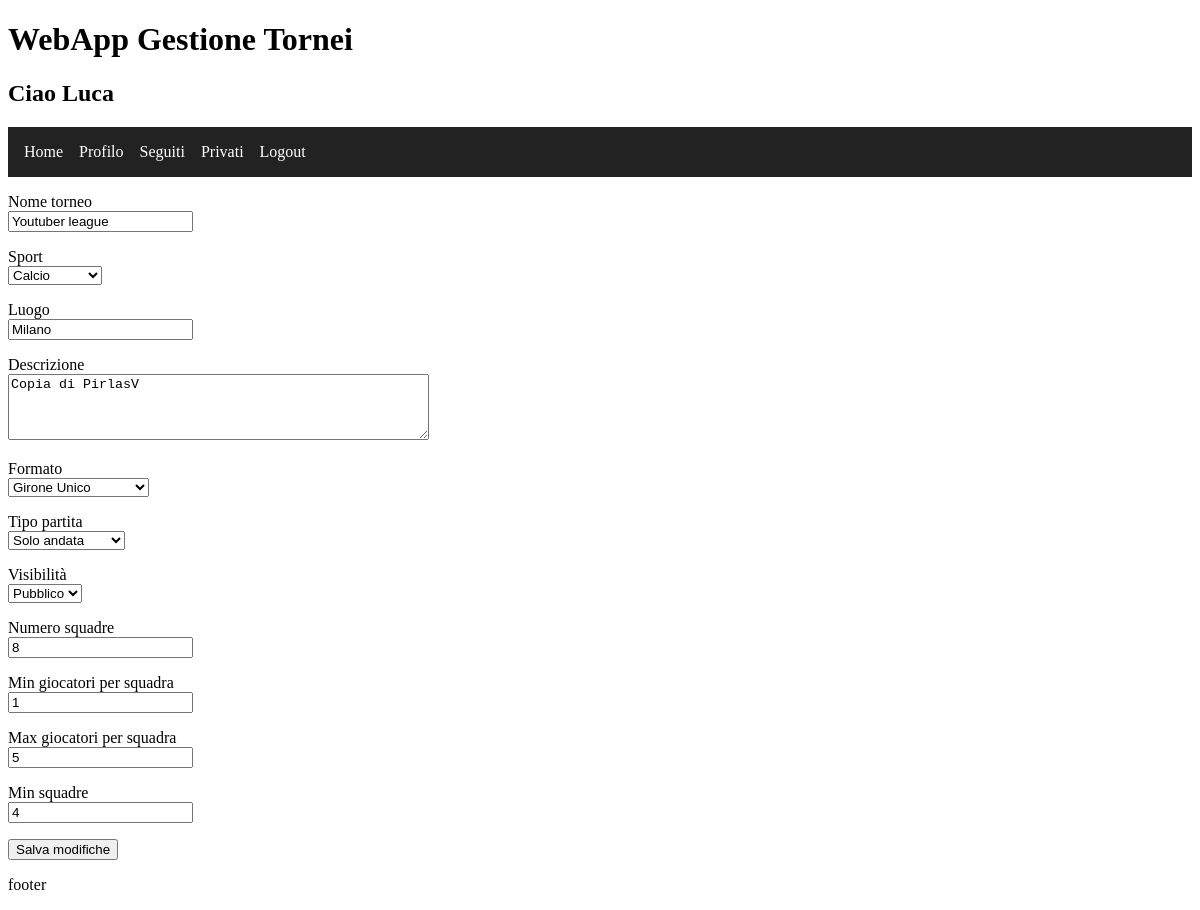
The page /modifica_torneo.php?id=26 (signed in) on the database its author committed.
### tables this page shows
CREATE TABLE `torneo` (
  `id` int(11) NOT NULL,
  `sport` varchar(255) NOT NULL,
  `nome` varchar(150) NOT NULL,
  `descrizione` varchar(255) DEFAULT NULL,
  `luogo` varchar(255) NOT NULL,
  `formato` enum('girone_unico','eliminazione_diretta','gironi_playoff') NOT NULL,
  `tipo_partita` enum('andata','andata_ritorno') NOT NULL,
  `visibilita` enum('pubblico','privato') NOT NULL DEFAULT 'pubblico',
  `numero_squadre` int(11) NOT NULL,
  `creato_da` int(11) NOT NULL,
  `stato` enum('aperto','in_corso','completato') NOT NULL DEFAULT 'aperto',
  `min_giocatori_per_squadra` int(11) NOT NULL,
  `max_giocatori_per_squadra` int(11) NOT NULL,
  `min_squadre` int(11) NOT NULL DEFAULT 2,
  `data_chiusura_iscrizioni` datetime NOT NULL,
  `codice_privato` varchar(8) DEFAULT NULL
);

### modifica_torneo.php (the view, shortened to what this page needs)
<?php
include("conf/db_config.php");
$id = isset($_GET['id']) ? $_GET['id']: null;
$sql = "SELECT id, nome, descrizione, formato, tipo_partita, visibilita,
            numero_squadre, stato, min_giocatori_per_squadra,
            max_giocatori_per_squadra, min_squadre,
            data_chiusura_iscrizioni, codice_privato, sport, luogo
        FROM torneo
        WHERE id = ?";
$stmt = $conn->prepare($sql);
$stmt->bind_param("i", $id);
$stmt->execute();
$result = $stmt->get_result();
$torneo = $result->fetch_assoc();
?>
<form method="POST">
    <p>
        <label>Nome torneo</label><br>
        <input type="text" name="nome" value="<?= htmlspecialchars($torneo['nome']) ?>" required>
    </p>
    <p>
        <label>Sport</label><br>
        <select name="sport">
            <option value="calcio" <?= $torneo['sport']=="calcio" ? "selected" : "" ?>>Calcio</option>
        </select>
    </p>
    <p>
        <label>Luogo</label><br>
        <input type="text" name="luogo" value="<?= htmlspecialchars($torneo['luogo']) ?>" required>
    </p>
    <p>
        <label>Descrizione</label><br>
        <textarea name="descrizione" rows="4" cols="50"><?= htmlspecialchars($torneo['descrizione']) ?></textarea>
    </p>
    <p>
        <label>Formato</label><br>
        <select name="formato">
            <option value="girone_unico" <?= $torneo['formato']=="girone_unico" ? "selected" : "" ?>>Girone Unico</option>
        </select>
    </p>
    <p>
        <label>Tipo partita</label><br>
        <select name="tipo_partita">
            <option value="andata" <?= $torneo['tipo_partita']=="andata" ? "selected" : "" ?>>Solo andata</option>
        </select>
    </p>
    <p>
        <label>Visibilità</label><br>
        <select name="visibilita">
            <option value="pubblico" <?= $torneo['visibilita']=="pubblico" ? "selected" : "" ?>>Pubblico</option>
        </select>
    </p>
    <p>
        <label>Numero squadre</label><br>
        <input type="number" name="numero_squadre" value="<?= $torneo['numero_squadre'] ?>">
    </p>
    <p>
        <label>Min giocatori per squadra</label><br>
        <input type="number" name="min_giocatori" value="<?= $torneo['min_giocatori_per_squadra'] ?>">
    </p>
    <p>
        <label>Max giocatori per squadra</label><br>
        <input type="number" name="max_giocatori" value="<?= $torneo['max_giocatori_per_squadra'] ?>">
    </p>
    <p>
        <label>Min squadre</label><br>
        <input type="number" name="min_squadre" value="<?= $torneo['min_squadre'] ?>">
    </p>
    <button type="submit" name="salva">Salva modifiche</button>
</form>
<?php require_once('templates/footer.php'); ?>

### rows shown on the page
torneo: nome "Youtuber league", sport "Calcio", luogo "Milano", descrizione "Copia di PirlasV", formato "Girone Unico", tipo_partita "Solo andata", visibilita "Pubblico", numero_squadre "8", min_giocatori "1", max_giocatori "5", min_squadre "4"

### other values the page prints
$_SESSION['nome_utente'] "Luca"
